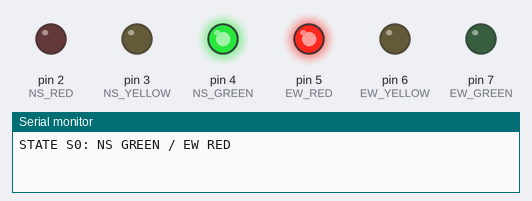
Bench run of a sketch on a simulated Arduino Uno, built with avr-gcc and run on an emulated ATmega328P. Parts: output pins drawn as LEDs (lit = HIGH), the last lines printed to the serial monitor.

Above: at 5.0 s.
At 11.5 s:
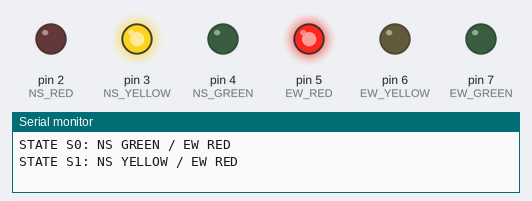
At 18.0 s:
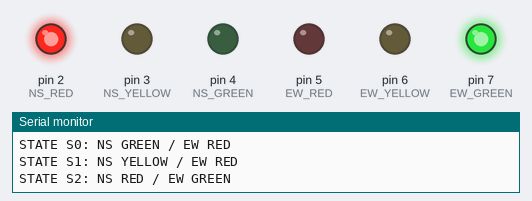
At 24.5 s:
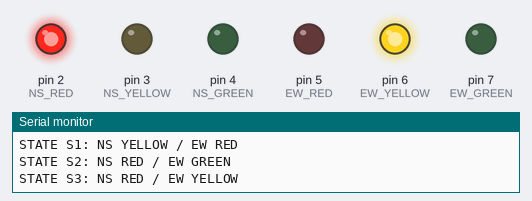
Timing chart, 0 to 33.8 s (numbered marks = the images above):
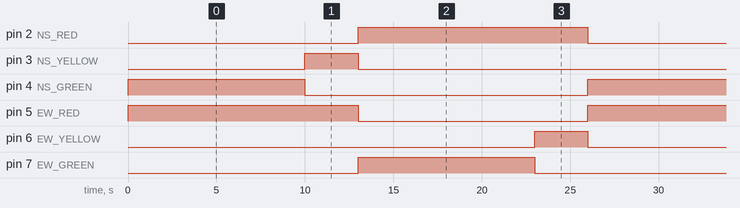

The sketch:

sketch_oct21b.ino
```cpp
enum TrafficState {
  STATE_NS_GREEN,
  STATE_NS_YELLOW,
  STATE_EW_GREEN,
  STATE_EW_YELLOW
};

const int NS_RED = 2;
const int NS_YELLOW = 3;
const int NS_GREEN = 4;

const int EW_RED = 5;
const int EW_YELLOW = 6;
const int EW_GREEN = 7;

TrafficState currentState = STATE_NS_GREEN;

void allOff() {
  digitalWrite(NS_RED, LOW);
  digitalWrite(NS_YELLOW, LOW);
  digitalWrite(NS_GREEN, LOW);

  digitalWrite(EW_RED, LOW);
  digitalWrite(EW_YELLOW, LOW);
  digitalWrite(EW_GREEN, LOW);
}

void enterState(TrafficState state) {
  allOff();

  switch (state) {
    case STATE_NS_GREEN:
      digitalWrite(NS_GREEN, HIGH);
      digitalWrite(EW_RED, HIGH);
      Serial.println("STATE S0: NS GREEN / EW RED");
      break;

    case STATE_NS_YELLOW:
      digitalWrite(NS_YELLOW, HIGH);
      digitalWrite(EW_RED, HIGH);
      Serial.println("STATE S1: NS YELLOW / EW RED");
      break;

    case STATE_EW_GREEN:
      digitalWrite(NS_RED, HIGH);
      digitalWrite(EW_GREEN, HIGH);
      Serial.println("STATE S2: NS RED / EW GREEN");
      break;

    case STATE_EW_YELLOW:
      digitalWrite(NS_RED, HIGH);
      digitalWrite(EW_YELLOW, HIGH);
      Serial.println("STATE S3: NS RED / EW YELLOW");
      break;
  }
}

void setup() {
  pinMode(NS_RED, OUTPUT);
  pinMode(NS_YELLOW, OUTPUT);
  pinMode(NS_GREEN, OUTPUT);

  pinMode(EW_RED, OUTPUT);
  pinMode(EW_YELLOW, OUTPUT);
  pinMode(EW_GREEN, OUTPUT);

  Serial.begin(9600);

  enterState(STATE_NS_GREEN);
}

void loop() {
  delay(10000);

  currentState = STATE_NS_YELLOW;
  enterState(currentState);
  delay(3000);

  currentState = STATE_EW_GREEN;
  enterState(currentState);
  delay(10000);

  currentState = STATE_EW_YELLOW;
  enterState(currentState);
  delay(3000);

  currentState = STATE_NS_GREEN;
  enterState(currentState);
}
```

Measured:
- by itself, pin 2 (NS_RED), pin 5 (EW_RED): alternates HIGH for 13.0 s and LOW for 13.0 s
- by itself, pin 3 (NS_YELLOW), pin 6 (EW_YELLOW): alternates HIGH for 3.0 s and LOW for 23.0 s
- by itself, pin 4 (NS_GREEN), pin 7 (EW_GREEN): alternates HIGH for 10.0 s and LOW for 16.0 s
